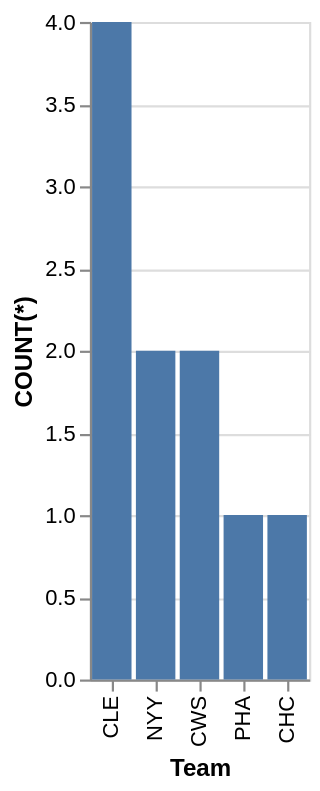

The specification (Vega-Lite) saved for this image:
### Vega-Lite specification from a JSON file in a GitHub repository (floating-point values rounded to 4 significant figures)
{"data": {"values": [{"x_data": "CLE", "y_data": 4}, {"x_data": "NYY", "y_data": 2}, {"x_data": "CWS", "y_data": 2}, {"x_data": "PHA", "y_data": 1}, {"x_data": "CHC", "y_data": 1}]}, "mark": "bar", "encoding": {"x": {"field": "x_data", "type": "nominal", "title": "Team", "sort": {"op": "sum", "field": "y_data", "order": "descending"}}, "y": {"field": "y_data", "type": "quantitative", "title": "COUNT(*)"}}}
